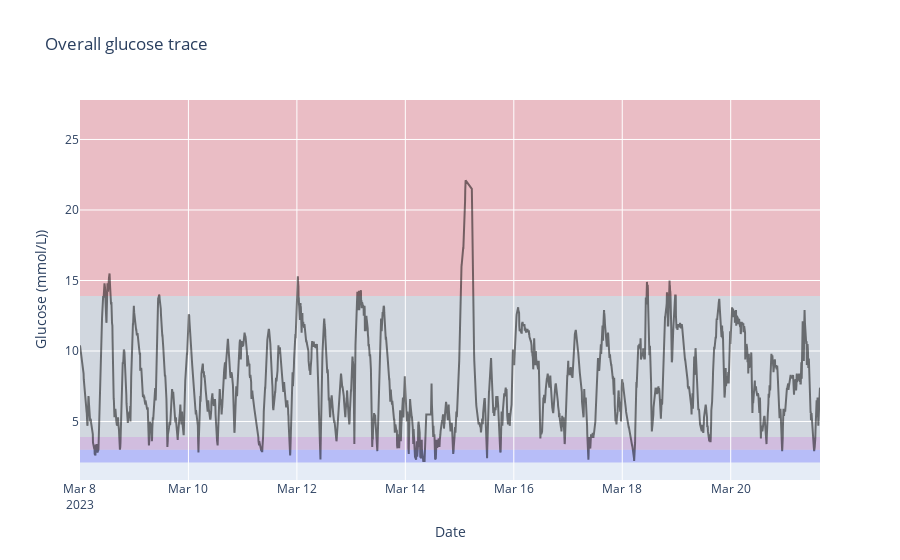

The notebook cell saved with this chart:
### Markdown cell above
#### Individual dataframe

### Code cell
visualizations.glucose_trace(dxcm2_transformed)

### Figure 1 — Plotly figure (JSON) as saved in the notebook; plotly's stock layout.template omitted (floating-point values rounded to 4 significant figures; data arrays with more than 128 entries replaced by an {"elided": "..."} marker saying what was removed)
{"data": [{"line": {"color": "black"}, "name": "Glucose trace", "opacity": 0.5, "showlegend": false, "type": "scatter", "x": {"elided": "3829 str values"}, "y": {"elided": "3829 float values"}}], "layout": {"shapes": [{"fillcolor": "blue", "layer": "below", "line": {"width": 0}, "opacity": 0.2, "type": "rect", "x0": 0, "x1": 1, "xref": "x domain", "y0": 2.1, "y1": 3, "yref": "y"}, {"fillcolor": "purple", "layer": "below", "line": {"width": 0}, "opacity": 0.2, "type": "rect", "x0": 0, "x1": 1, "xref": "x domain", "y0": 3, "y1": 3.9, "yref": "y"}, {"fillcolor": "grey", "layer": "below", "line": {"width": 0}, "opacity": 0.2, "type": "rect", "x0": 0, "x1": 1, "xref": "x domain", "y0": 3.9, "y1": 13.9, "yref": "y"}, {"fillcolor": "pink", "layer": "below", "line": {"width": 0}, "opacity": 0.2, "type": "rect", "x0": 0, "x1": 1, "xref": "x domain", "y0": 13.9, "y1": "hyper_lv1", "yref": "y"}, {"fillcolor": "red", "layer": "below", "line": {"width": 0}, "opacity": 0.2, "type": "rect", "x0": 0, "x1": 1, "xref": "x domain", "y0": 13.9, "y1": 27.8, "yref": "y"}], "title": {"text": "Overall glucose trace"}, "xaxis": {"title": {"text": "Date"}}, "yaxis": {"title": {"text": "Glucose (mmol/L))"}}}}
